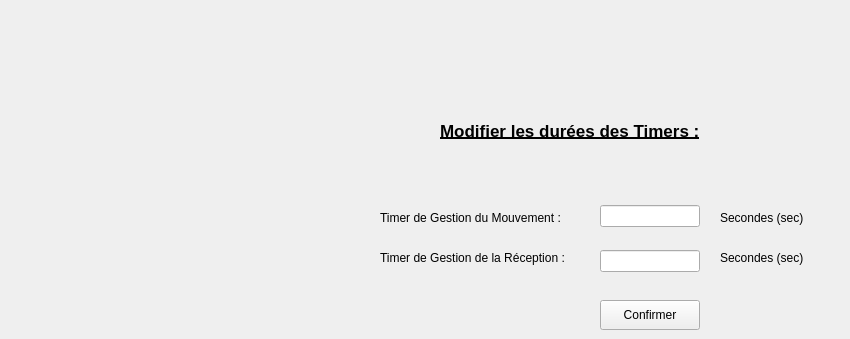
      <widget class="QWidget" name="tbGestionTimer">
       <attribute name="title">
        <string>Gestion des timers...</string>
       </attribute>
       <widget class="QLabel" name="label_98">
        <property name="geometry">
         <rect>
          <x>720</x>
          <y>210</y>
          <width>121</width>
          <height>16</height>
         </rect>
        </property>
        <property name="text">
         <string>Secondes (sec)</string>
        </property>
       </widget>
       <widget class="QLabel" name="label_97">
        <property name="geometry">
         <rect>
          <x>380</x>
          <y>250</y>
          <width>221</width>
          <height>16</height>
         </rect>
        </property>
        <property name="text">
         <string>Timer de Gestion de la Réception :</string>
        </property>
       </widget>
       <widget class="QLineEdit" name="lEditTimerMouv">
        <property name="geometry">
         <rect>
          <x>600</x>
          <y>205</y>
          <width>100</width>
          <height>22</height>
         </rect>
        </property>
       </widget>
       <widget class="QLabel" name="label_110">
        <property name="geometry">
         <rect>
          <x>720</x>
          <y>250</y>
          <width>121</width>
          <height>16</height>
         </rect>
        </property>
        <property name="text">
         <string>Secondes (sec)</string>
        </property>
       </widget>
       <widget class="QLabel" name="label_91">
        <property name="geometry">
         <rect>
          <x>380</x>
          <y>210</y>
          <width>211</width>
          <height>16</height>
         </rect>
        </property>
        <property name="text">
         <string>Timer de Gestion du Mouvement :</string>
        </property>
       </widget>
       <widget class="QLabel" name="label_90">
        <property name="geometry">
         <rect>
          <x>440</x>
          <y>120</y>
          <width>321</width>
          <height>21</height>
         </rect>
        </property>
        <property name="font">
         <font>
          <pointsize>13</pointsize>
          <weight>75</weight>
          <bold>true</bold>
          <underline>true</underline>
         </font>
        </property>
        <property name="text">
         <string>Modifier les durées des Timers :</string>
        </property>
       </widget>
       <widget class="QPushButton" name="btOkTimer">
        <property name="geometry">
         <rect>
          <x>600</x>
          <y>300</y>
          <width>100</width>
          <height>30</height>
         </rect>
        </property>
        <property name="text">
         <string>Confirmer</string>
        </property>
        <property name="icon">
         <iconset>
          <normaloff>../../SAUVEGARDE/SuPer2015_11⁄05⁄2015/Projet_Config/C:/Users/Tom/Documents/ECOLE/BTS_IRIS_2/SuPerL/LINUX/FONCTIONNEL_RV1/Projet_Config/ressources/bt_ok.png</normaloff>../../SAUVEGARDE/SuPer2015_11⁄05⁄2015/Projet_Config/C:/Users/Tom/Documents/ECOLE/BTS_IRIS_2/SuPerL/LINUX/FONCTIONNEL_RV1/Projet_Config/ressources/bt_ok.png</iconset>
        </property>
       </widget>
       <widget class="QLineEdit" name="lEditTimerRecep">
        <property name="geometry">
         <rect>
          <x>600</x>
          <y>250</y>
          <width>100</width>
          <height>22</height>
         </rect>
        </property>
       </widget>
      </widget>
